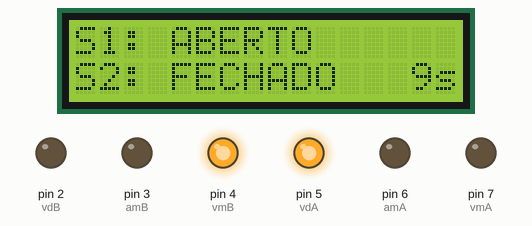
Recording of a sketch running on a simulated Arduino Uno, built with avr-gcc and run on an emulated ATmega328P. On the bench: 16×2 character LCD, output pins drawn as LEDs (lit = HIGH).

Above: at 0.1 s.
At 2.1 s:
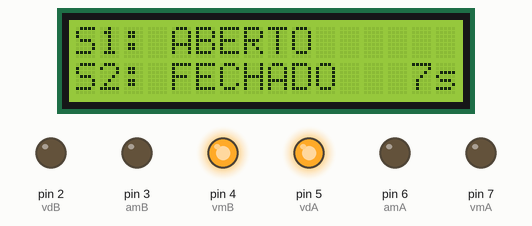
At 4.2 s:
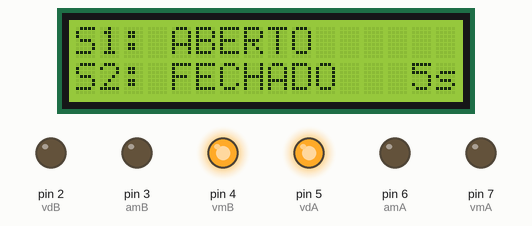
At 8.2 s:
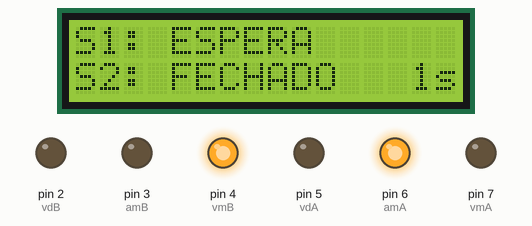
At 12.2 s:
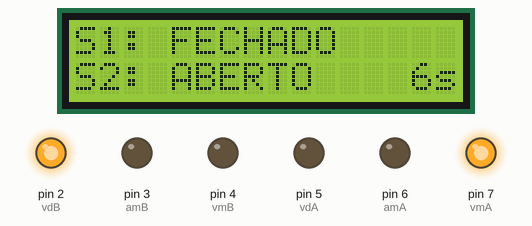
At 17.3 s:
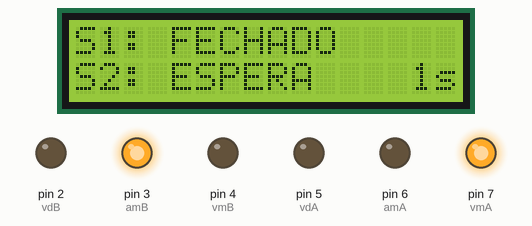
Timing chart, 0 to 37.9 s (numbered marks = the images above):
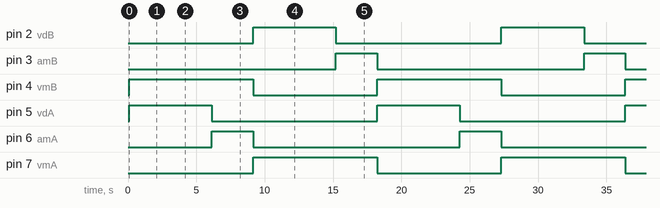

The sketch:

semaforo_lcd_1_3_0.ino
```cpp
// Bibliotecas
#include <LiquidCrystal_I2C.h>
#include <Wire.h>


// --> Apelidos <--

//Semáforo 1

#define vmA 7 // Led Vermelho   A
#define amA 6 // Led Amarelo    A
#define vdA 5 // Led Verde      A

//Semáforo 2

#define vmB 4 // Led Vermelho   B
#define amB 3 // Led Amarelo    B
#define vdB 2 // Led Verde      B

//Display LCD

#define endereco 0x27  // Endereço representa o chip do módulo I2C
#define colunas 16     // Número de colunas do Display
#define linhas 2       // Número de linhas do Display

//Criando uma estrutura com o nome "lcd" nos parâmetros indicados
LiquidCrystal_I2C lcd(endereco, colunas, linhas);

// variáveis globais
int x = 0;

void setup() {

  //Display LCD
  lcd.init();       // Inicializando o LCD
  lcd.backlight();  // Ligando a luz de fundo do LCD

  //Semáforo 1
  pinMode(vmA, OUTPUT);
  pinMode(amA, OUTPUT);
  pinMode(vdA, OUTPUT);

  //Semáforo 2
  pinMode(vmB, OUTPUT);
  pinMode(amB, OUTPUT);
  pinMode(vdB, OUTPUT);

}

void loop() {

  //Situação 1

  lcd.setCursor(0, 0);
  lcd.print("S1: ABERTO ");
  lcd.setCursor(0, 1);
  lcd.print("S2: FECHADO ");

  semaforoA (LOW, LOW, HIGH);  //S1: ABERTO  (Led verde)
  semaforoB (HIGH, LOW, LOW);  //S2: FECHADO (Led vermelho)

  //Temporizador de 6 segundos
  lcd.setCursor(14, 1);
  lcd.print("9s");
  delay(1000);

  lcd.setCursor(14, 1);
  lcd.print("8s");
  delay(1000);

  lcd.setCursor(14, 1);
  lcd.print("7s");
  delay(1000);

  lcd.setCursor(14, 1);
  lcd.print("6s");
  delay(1000);

  lcd.setCursor(14, 1);
  lcd.print("5s");
  delay(1000);

  lcd.setCursor(14, 1);
  lcd.print("4s");
  delay(1000);

  //Situação 2

  lcd.setCursor(0, 0);
  lcd.print("S1: ESPERA  ");
  lcd.setCursor(0, 1);
  lcd.print("S2: FECHADO       ");

  semaforoA (LOW, HIGH, LOW);  //S1: ESPERA  (Led amarelo)
  semaforoB (HIGH, LOW, LOW);  //S2: FECHADO (Led vermelho)

  //Temporizador de 3 segundos
  lcd.setCursor(14, 1);
  lcd.print("3s");
  delay(1000);

  lcd.setCursor(14, 1);
  lcd.print("2s");
  delay(1000);

  lcd.setCursor(14, 1);
  lcd.print("1s");
  delay(1000);

  //Situação 3

  lcd.setCursor(0, 0);
  lcd.print("S1: FECHADO   ");
  lcd.setCursor(0, 1);
  lcd.print("S2: ABERTO       ");

  semaforoA(HIGH, LOW, LOW);   //S1: FECHADO (Led vermelho)
  semaforoB(LOW, LOW, HIGH);   //S2: ABERTO  (Led verde)

  //Temporizador de 6  segundos
  lcd.setCursor(14, 1);
  lcd.print("9s");
  delay(1000);

  lcd.setCursor(14, 1);
  lcd.print("8s");
  delay(1000);

  lcd.setCursor(14, 1);
  lcd.print("7s");
  delay(1000);

  lcd.setCursor(14, 1);
  lcd.print("6s");
  delay(1000);

  lcd.setCursor(14, 1);
  lcd.print("5s");
  delay(1000);

  lcd.setCursor(14, 1);
  lcd.print("4s");
  delay(1000);


  //Situação 4

  lcd.setCursor(0, 0);
  lcd.print("S1: FECHADO     ");
  lcd.setCursor(0, 1);
  lcd.print("S2: ESPERA");

  semaforoA(HIGH, LOW, LOW);  //S1: FECHADO (Led vermelho)
  semaforoB(LOW, HIGH, LOW);  //S2: ESPERA  (Led amarelo)

  //Temporizador de 3 segundos
  lcd.setCursor(14, 1);
  lcd.print("3s");
  delay(1000);

  lcd.setCursor(14, 1);
  lcd.print("2s");
  delay(1000);

  lcd.setCursor(14, 1);
  lcd.print("1s");
  delay(1000);


}

//Semáforo 1
void semaforoA(int estadoVm, int estadoAm, int estadoVd) {

  digitalWrite(vmA, estadoVm);
  digitalWrite(amA, estadoAm);
  digitalWrite(vdA, estadoVd);

}

void semaforoB(int estadoVm, int estadoAm, int estadoVd) {

  digitalWrite(vmB, estadoVm);
  digitalWrite(amB, estadoAm);
  digitalWrite(vdB, estadoVd);
}
```

Measured:
- by itself, pin 2 (vdB), pin 5 (vdA): alternates HIGH for 6.0 s and LOW for 12.1 s
- by itself, pin 3 (amB), pin 6 (amA): alternates HIGH for 3.0 s and LOW for 15.1 s
- by itself, pin 4 (vmB), pin 7 (vmA): alternates HIGH for 9.1 s and LOW for 9.1 s
- what the display in image 1 shows lasts 1.0 s, from 2.1 s to 3.1 s
